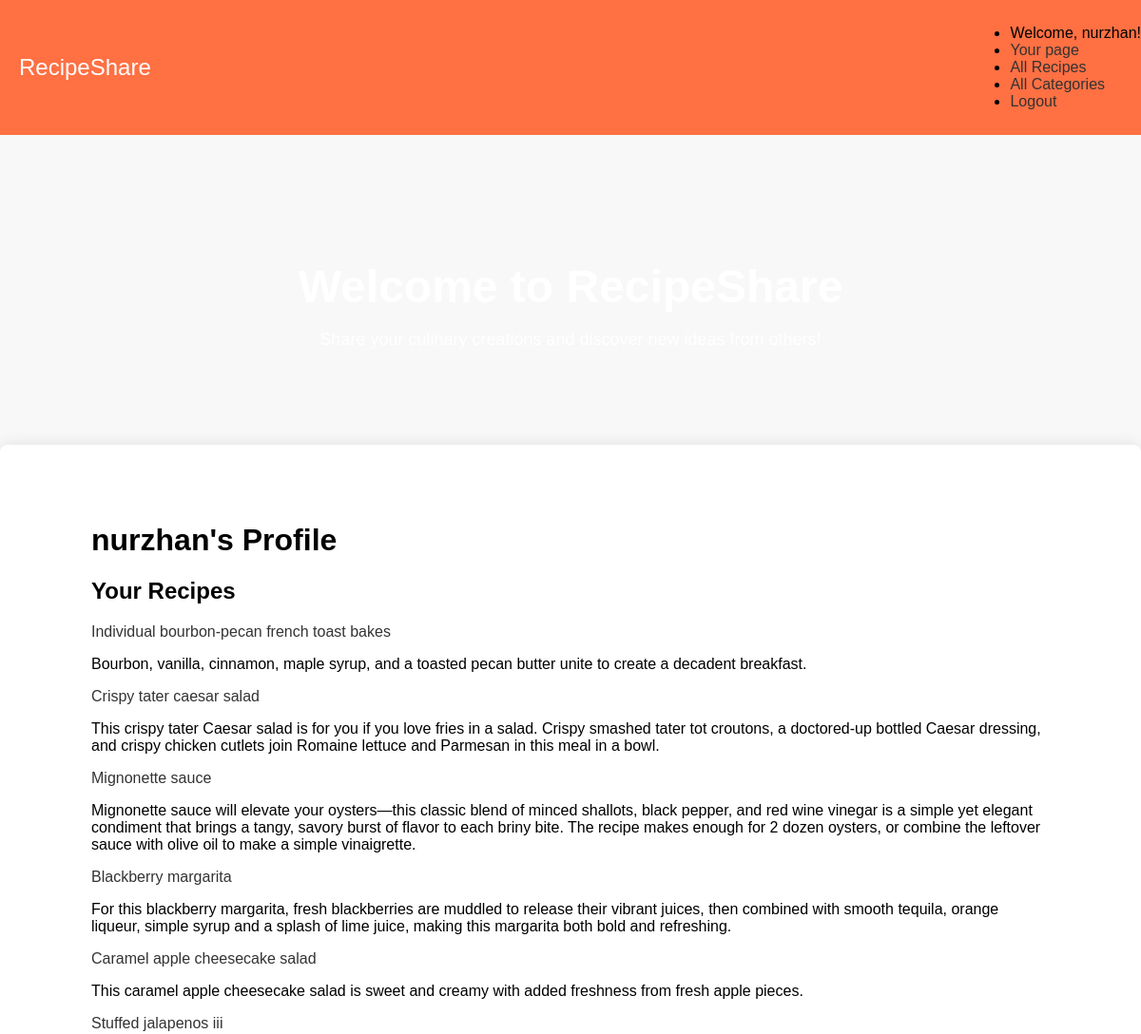
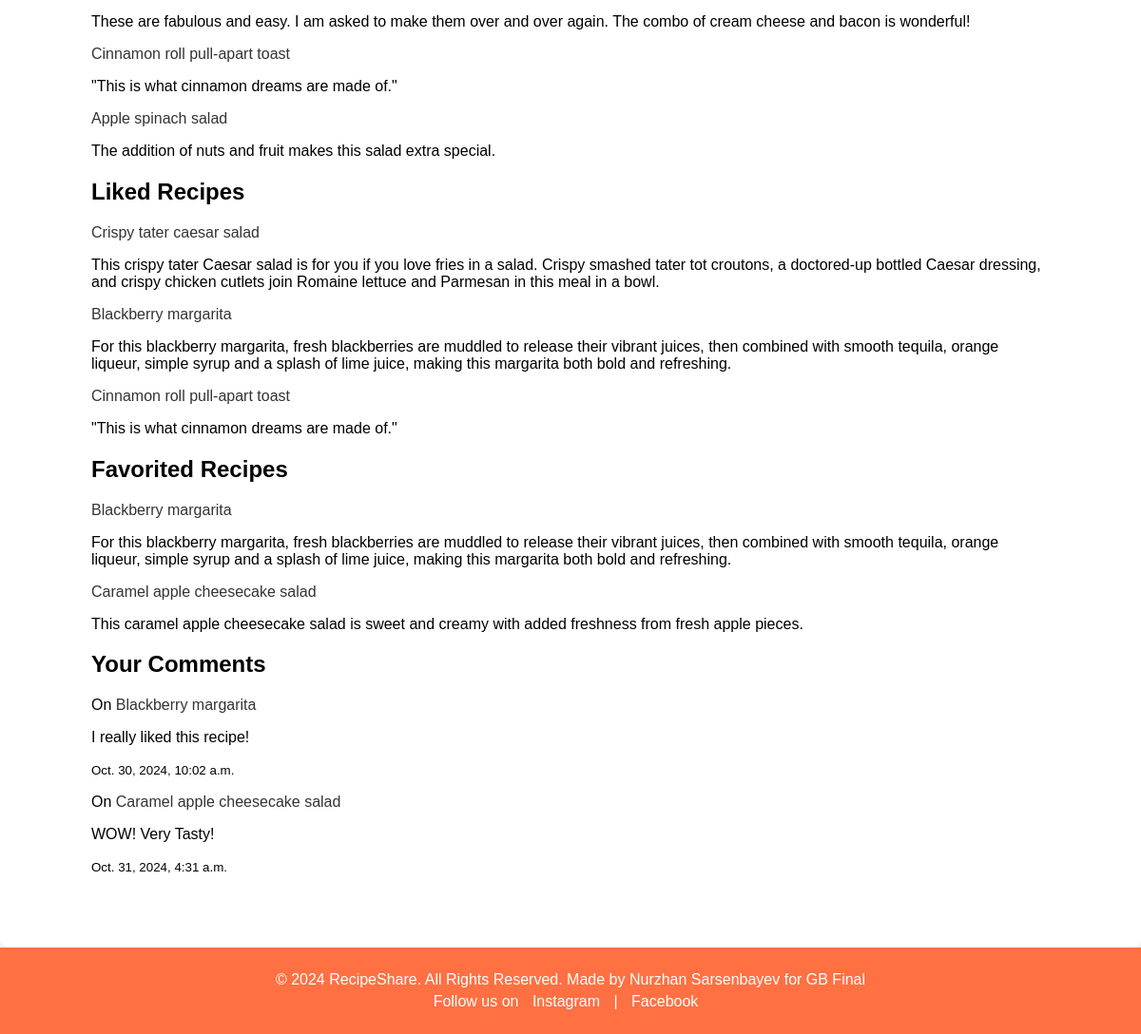
/profile/ (signed in), run on the app's committed database (2 pictures, top to bottom).
### recipe_app/models.py (models this page shows, shortened)
class Recipe(models.Model):
    title = models.CharField(max_length=100)
    description = models.TextField()
    process = models.TextField()
    cooking_time = models.IntegerField(help_text='Time in minutes')
    image = models.ImageField(upload_to='recipe_images', null=True, blank=True)
    author = models.ForeignKey(settings.AUTH_USER_MODEL,on_delete=models.CASCADE,null=True, blank=True)
    ingredients = models.ManyToManyField('Ingredient', related_name='recipes')  # Changed to ManyToMany
    categories = models.ManyToManyField('Category', related_name='recipes')  # Changed to ManyToMany
    created_at = models.DateTimeField(auto_now_add=True)
    updated_at = models.DateTimeField(auto_now=True)

class Comment(models.Model):
    author = models.ForeignKey(settings.AUTH_USER_MODEL,on_delete=models.CASCADE,related_name='comments',null=True, blank=True)
    recipe = models.ForeignKey(Recipe,on_delete=models.CASCADE,related_name='comments')
    text = models.TextField()
    created_at = models.DateTimeField(auto_now_add=True)

### recipe_app/views.py (the view)
# urls.py: path('profile/', views.user_profile, name='user_profile'),
@login_required
def user_profile(request):
    user = request.user
    user_recipes = Recipe.objects.filter(author=user)
    liked_recipes = Recipe.objects.filter(likes__author=user)
    favorited_recipes = Recipe.objects.filter(favorites__author=user)
    user_comments = Comment.objects.filter(author=user)
    context = {
        'user_recipes': user_recipes,
        'liked_recipes': liked_recipes,
        'favorited_recipes': favorited_recipes,
        'user_comments': user_comments,
    }
    return render(request, 'recipe_app/user_profile.html', context)

### recipe_app/templates/recipe_app/user_profile.html (shortened to what this page needs)
{% extends './base.html' %}
{% block content %}
                    <h1>{{ request.user.username }}'s Profile</h1>
<section>
    <h2>Your Recipes</h2>
    {% for recipe in user_recipes %}
        <div>
            <a href="{% url 'recipe_detail' recipe.id %}">{{ recipe.title }}</a>
            <p>{{ recipe.description }}</p>
        </div>
    {% empty %}
        <p>No recipes found.</p>
    {% endfor %}
</section>
<section>
    <h2>Liked Recipes</h2>
    {% for recipe in liked_recipes %}
        <div>
            <a href="{% url 'recipe_detail' recipe.id %}">{{ recipe.title }}</a>
            <p>{{ recipe.description }}</p>
        </div>
    {% empty %}
        <p>No liked recipes found.</p>
    {% endfor %}
</section>
<section>
    <h2>Favorited Recipes</h2>
    {% for recipe in favorited_recipes %}
        <div>
            <a href="{% url 'recipe_detail' recipe.id %}">{{ recipe.title }}</a>
            <p>{{ recipe.description }}</p>
        </div>
    {% empty %}
        <p>No favorited recipes found.</p>
    {% endfor %}
</section>
<section>
    <h2>Your Comments</h2>
    {% for comment in user_comments %}
        <div>
            <p>On <a href="{% url 'recipe_detail' comment.recipe.id %}">{{ comment.recipe.title }}</a></p>
            <p>{{ comment.text }}</p>
            <p><small>{{ comment.created_at }}</small></p>
        </div>
    {% empty %}
        <p>No comments found.</p>
    {% endfor %}
</section>
{% endblock %}

### recipe_app/templates/recipe_app/base.html (shortened to what this page needs)
<!DOCTYPE html>
<html lang="en">
<head>
{% load static %}
    <link rel="stylesheet" href="{% static 'styles.css' %}"></head>
<body>
    <nav>
        <div class="nav-wrapper">
            <a href="{% url 'home' %}" class="brand-logo">RecipeShare</a>
            <ul id="nav-mobile" class="right">
                {% if user.is_authenticated %}
                    <li>Welcome, {{ user.username }}!</li>
                    <li><a href="{% url 'user_profile' %}">Your page</a></li>
                    <li><a href="{% url 'recipe_list' %}">All Recipes</a></li>
                    <li><a href="{% url 'category_list' %}">All Categories</a></li>
                    <li><a href="{% url 'logout' %}">Logout</a></li>
                {% else %}
                    <li><a href="{% url 'login' %}">Login</a></li>
                    <li><a href="{% url 'signup' %}">Sign Up</a></li>
                {% endif %}
            </ul>
        </div>
    </nav>
    <header>
        <div class="banner">
            <h1>Welcome to RecipeShare</h1>
            <p>Share your culinary creations and discover new ideas from others!</p>
        </div>
    </header>
    <main>
        <div class="container">
            {% block content %}{% endblock %}
        </div>
    </main>
    <footer>
        <div class="footer-content">
            <p>&copy; 2024 RecipeShare. All Rights Reserved. Made by Nurzhan Sarsenbayev for GB Final</p>
            <p>Follow us on
                <a href="https://instagram.com">Instagram</a> |
                <a href="https://facebook.com">Facebook</a>
            </p>
        </div>
    </footer>
</body>
</html>

### recipe_app/static/styles.css (style rules this page uses)
body { font-family: 'Arial', sans-serif; background-color: #f8f8f8; margin: 0; padding: 0; }
a { text-decoration: none; color: #333; }
.container { width: 90%; max-width: 1200px; margin: 0 auto; padding: 20px; }
nav { background-color: #ff7043; padding: 10px 0; }
.nav-wrapper { display: flex; justify-content: space-between; align-items: center; }
.brand-logo { font-size: 24px; color: #fff; margin-left: 20px; }
header { background-size: cover; background-position: center; text-align: center; color: #fff; padding: 100px 0; }
header h1 { font-size: 48px; margin-bottom: 10px; }
header p { font-size: 18px; margin-bottom: 0; }
main { background-color: #fff; padding: 40px; border-radius: 8px; box-shadow: 0 0 15px rgba(0, 0, 0, 0.1); }
footer { background-color: #ff7043; color: #fff; text-align: center; padding: 20px 0; }
footer a { color: #fff; margin: 0 10px; }
footer p { margin: 5px; }

### data on the page
Recipe: title "Individual bourbon-pecan french toast bakes", description "Bourbon, vanilla, cinnamon, maple syrup, and a toasted pecan butter unite to create a decadent breakfast."
Recipe: title "Crispy tater caesar salad", description "This crispy tater Caesar salad is for you if you love fries in a salad. Crispy smashed tater tot croutons, a doctored-up bottled Caesar dressing, and crispy chicken cutlets join Romaine lettuce and Parmesan in this meal in a bowl."
Recipe: title "Mignonette sauce", description "Mignonette sauce will elevate your oysters—this classic blend of minced shallots, black pepper, and red wine vinegar is a simple yet elegant condiment that brings a tangy, savory burst of flavor to each briny bite. The recipe makes enough for 2 dozen oysters, or combine the leftover sauce with olive oil to make a simple vinaigrette."
Recipe: title "Blackberry margarita", description "For this blackberry margarita, fresh blackberries are muddled to release their vibrant juices, then combined with smooth tequila, orange liqueur, simple syrup and a splash of lime juice, making this margarita both bold and refreshing."
Recipe: title "Caramel apple cheesecake salad", description "This caramel apple cheesecake salad is sweet and creamy with added freshness from fresh apple pieces."
Recipe: title "Stuffed jalapenos iii", description "These are fabulous and easy. I am asked to make them over and over again. The combo of cream cheese and bacon is wonderful!"
Recipe: title "Cinnamon roll pull-apart toast", description "\"This is what cinnamon dreams are made of.\""
Recipe: title "Apple spinach salad", description "The addition of nuts and fruit makes this salad extra special."
Comment: recipe "Blackberry margarita", text "I really liked this recipe!", created_at "Oct. 30, 2024, 10:02 a.m."
Comment: recipe "Caramel apple cheesecake salad", text "WOW! Very Tasty!", created_at "Oct. 31, 2024, 4:31 a.m."

### other printed values
{{ user.username }} "nurzhan"
{{ request.user.username }} "nurzhan"
